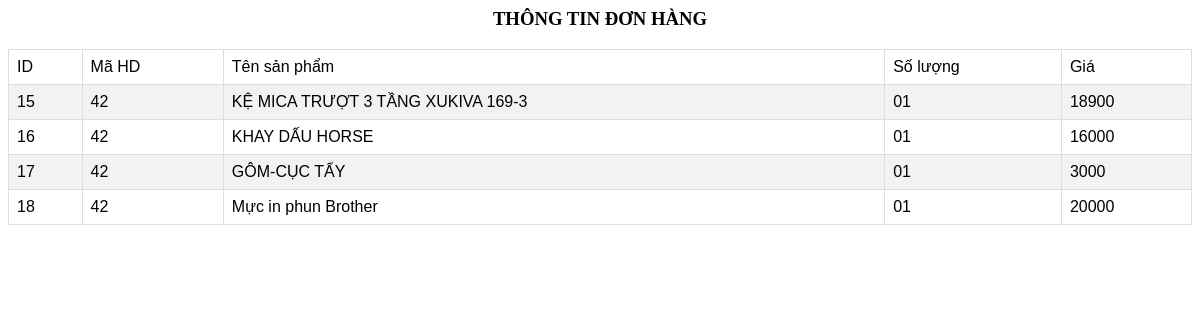
The page /chitietdonhang.php?mahd=42 on the database its author committed.
### tables this page shows
CREATE TABLE `chitiethoadon` (
  `mahd` varchar(20) NOT NULL,
  `tensp` varchar(50) NOT NULL,
  `soluong` int(11) NOT NULL,
  `gia` int(11) NOT NULL,
  `phuongthucthanhtoan` int(11) NOT NULL,
  `id_hdct` int(10) NOT NULL
);

### chitietdonhang.php (the view, shortened to what this page needs)
<?php
	include ('include/connect.php');
	$mahd=$_GET['mahd'];
    $select = "select * from chitiethoadon where mahd = $mahd";
    $query = $link->query($select);
?>
<div class="quanlysp">
	<h3 style="text-align:center;">THÔNG TIN ĐƠN HÀNG</h3>
</div>
<table id="customers" style="margin-top: 10px;">
    <tr>
        <td>ID</td>
        <td>Mã HD</td>
        <td>Tên sản phẩm</td>
        <td>Số lượng</td>
        <td>Giá</td>
    </tr>
    <?php
        while ($bien = mysqli_fetch_array($query))
        {
?>
            <tr>
                <td ><?php  echo $bien['id_hdct'] ?></td>
                <td ><?php echo $bien['mahd'] ?></td>
				<td ><?php echo $bien['tensp'] ?></td>
				<td >0<?php echo $bien['soluong'] ?></td>
				<td ><?php echo $bien['gia'] ?></td>
            </tr>
<?php
    }
?>
</table>

### chitietdonhang.php (style rules this page uses)
#customers { font-family: Arial, Helvetica, sans-serif; border-collapse: collapse; width: 100%; }
#customers td, #customers th { border: 1px solid #ddd; padding: 8px; }
#customers tr:nth-child(even) { background-color: #f2f2f2; }

### rows shown on the page
chitiethoadon: id_hdct "15", mahd "42", tensp "KỆ MICA TRƯỢT 3 TẦNG XUKIVA 169-3", soluong "1", gia "18900"
chitiethoadon: id_hdct "16", mahd "42", tensp "KHAY DẤU HORSE", soluong "1", gia "16000"
chitiethoadon: id_hdct "17", mahd "42", tensp "GÔM-CỤC TẨY", soluong "1", gia "3000"
chitiethoadon: id_hdct "18", mahd "42", tensp "Mực in phun Brother", soluong "1", gia "20000"
